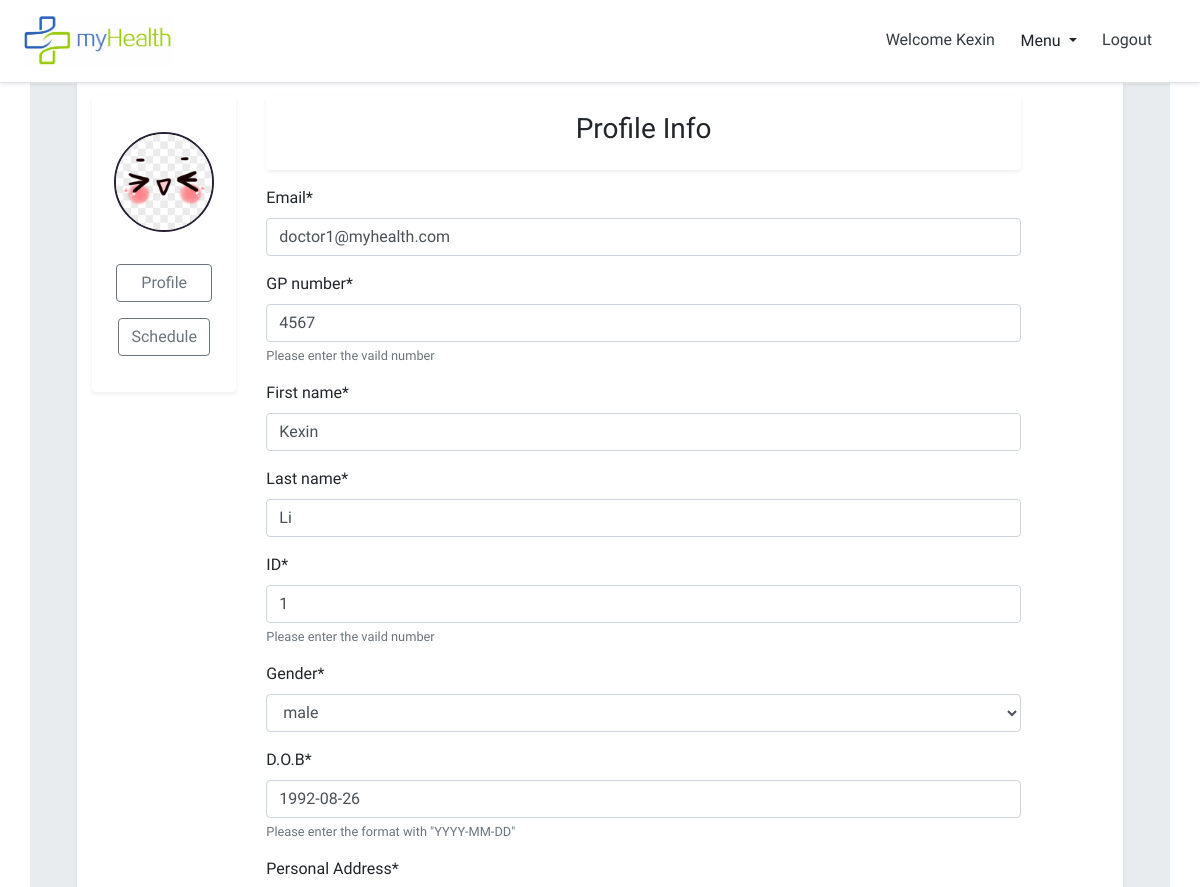
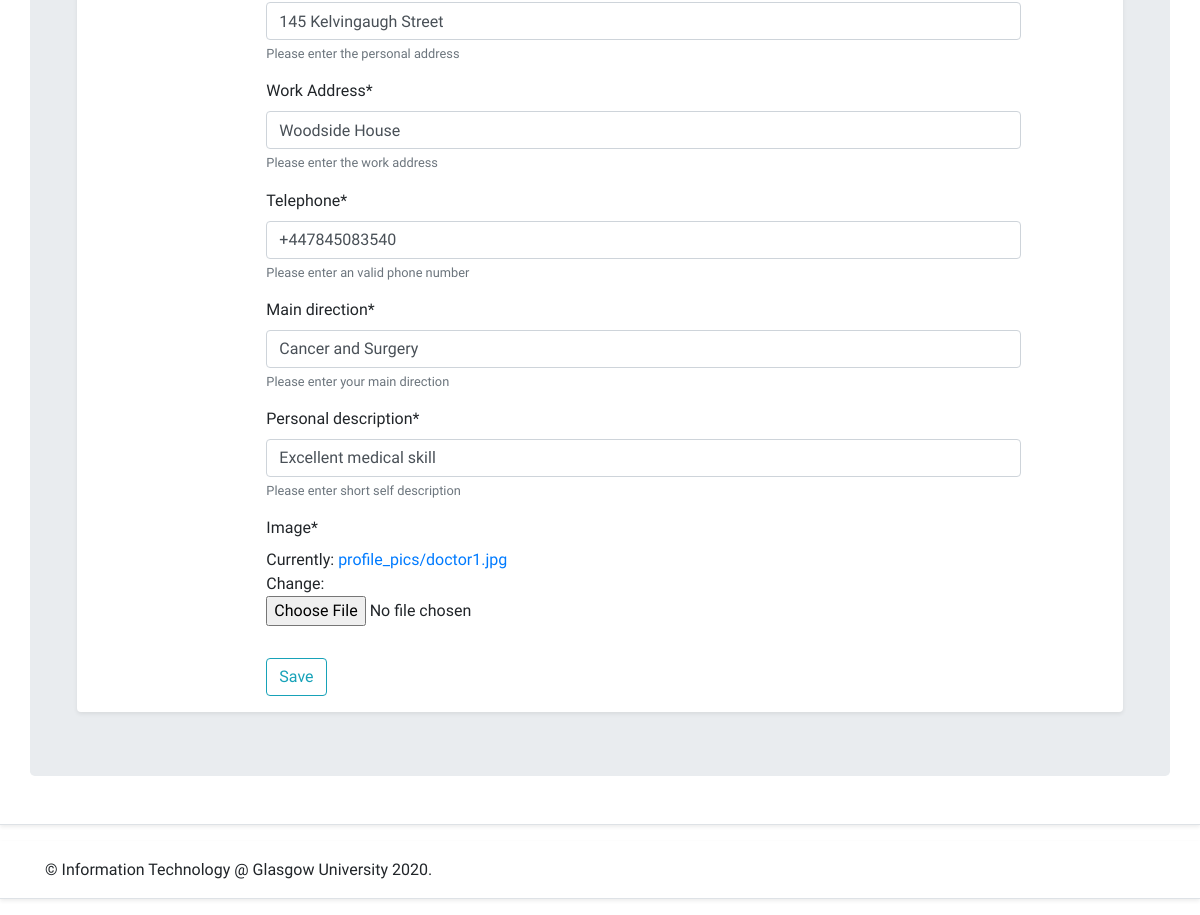
Page /myhealth/doctor_profile/ (signed in) on the committed database (2 pictures, top to bottom).
### myhealth/models.py (models this page shows, shortened)
class User(AbstractBaseUser, PermissionsMixin):
    email = models.EmailField(max_length=254, unique=True)
    GPNO = models.CharField(max_length=10, default='', unique=True)
    first_name = models.CharField(max_length=30, blank=True)
    last_name = models.CharField(max_length=30, blank=True)
    is_staff = models.BooleanField(default=False)
    is_superuser = models.BooleanField(default=False)
    is_patient = models.BooleanField(default=False)
    is_doctor = models.BooleanField(default=False)
    is_admin = models.BooleanField(default=False)
    is_active = models.BooleanField(default=True)
    last_login = models.DateTimeField(null=True, blank=True)
    date_joined = models.DateTimeField(auto_now_add=True)
    USERNAME_FIELD = 'email'
    EMAIL_FIELD = 'email'
    REQUIRED_FIELDS = ['GPNO','first_name','last_name']
    objects = UserManager()

class DoctorProfile(models.Model):
    user = models.OneToOneField(get_user_model(), related_name='doctorprofile', on_delete=models.CASCADE)
    staffID = models.CharField(max_length=10, default='', unique=True)
    GENDER_CHOICES = (
        (0, '------------'),
        (1, 'female'),
        (2, 'male'),
    )
    gender = models.IntegerField(choices=GENDER_CHOICES, default=0)
    birth = models.DateField(blank=True, null=True)
    address = models.CharField(max_length=255, blank=True, null=True)
    work_address = models.CharField(max_length=255, blank=True, null=True)
    tel = models.CharField(max_length=20, blank=True, null=True)
    direction = models.CharField(max_length=255, blank=True, null=True)
    description = models.CharField(max_length=255, blank=True, null=True)
    image = models.ImageField(default='default.jpg',upload_to='profile_pics')

### myhealth/views.py (the view)
# urls.py: path('doctor_profile/', views.doctor_profile, name='doctor_profile'),
@login_required
def doctor_profile(request):
    if request.method == 'POST':
        u_form = UserUpadteForm(request.POST, instance=request.user)
        p_form = DoctorProfileForm(request.POST, request.FILES, instance=request.user.doctorprofile)
        if u_form.is_valid() and p_form.is_valid():
            u_form.save()
            p_form.save()
            messages.success(request, f'The account has been updated.')
            return redirect('doctor_profile')
    else:
        u_form = UserUpadteForm(instance=request.user)
        p_form = DoctorProfileForm(instance=request.user.doctorprofile)
    context = {
        'u_form': u_form,
        'p_form': p_form
    }
    return render(request, 'myhealth/doctorProfile.html',context)

### myhealth/forms.py
class UserUpadteForm(forms.ModelForm):
    email = forms.EmailField()
    GPNO = forms.CharField(label='GP number',help_text='Please enter the vaild number', max_length=10,required=True)
    first_name = forms.CharField(max_length=30)
    last_name = forms.CharField(max_length=30)
    class Meta:
        model = get_user_model()
        fields = ('email','GPNO','first_name','last_name',)

class DoctorProfileForm(forms.ModelForm):
    staffID = forms.CharField(label='ID',help_text='Please enter the vaild number', max_length=10)
    GENDER_CHOICES = (
        (0, '------------'),
        (1, 'female'),
        (2, 'male'),
    )
    gender = forms.IntegerField(widget=forms.Select(choices=GENDER_CHOICES))
    birth = forms.DateField(label='D.O.B', input_formats=['%Y-%m-%d'], help_text='Please enter the format with "YYYY-MM-DD"')
    address = forms.CharField(label='Personal Address',max_length=255, help_text='Please enter the personal address')
    work_address = forms.CharField(label='Work Address', max_length=255, help_text='Please enter the work address')
    tel = forms.CharField(max_length=20, label='Telephone', help_text='Please enter an valid phone number')
    direction = forms.CharField(max_length=255, label='Main direction', help_text='Please enter your main direction')
    description = forms.CharField(max_length=255, label='Personal description', help_text='Please enter short self description')
    class Meta:
        model = DoctorProfile
        fields = ('staffID','gender','birth','address','work_address','tel','direction','description','image',)

### templates/myhealth/doctorProfile.html (shortened to what this page needs)
{% extends "myhealth/base.html" %}
{% load staticfiles %}
{% load crispy_forms_tags %}
{% block content %}
<div class="container marketing bg-white rounded shadow-sm">
    <div class="row">
        <div class="col-lg-2">
            <div class="media center-block my-3 p-3 bg-white rounded shadow-sm">
                <div class="card text-center">
                    <img src="{{user.doctorprofile.image.url}}" alt="{{user.first_name}} {{user.last_name}}"
                        class="card_image">
                    <div class="card-body">
                        <a href="{% url 'doctor_profile' %}"
                            class="btn btn-outline-secondary">&nbsp;&nbsp;&nbsp;Profile&nbsp;&nbsp;&nbsp;</a>
                        <a href="{% url 'doctor_appointment' %}" class="btn btn-outline-secondary">Schedule</a>
                    </div>
                </div>
            </div>
        </div>
        <div class="col-lg-9">
            <div class="media-body my-3 p-3 bg-white rounded shadow-sm">
                <section class="text-center">
                    <h3>Profile Info</h3>
                </section>
            </div>
            <form method="POST" action="{% url 'doctor_profile' %}" enctype="multipart/form-data">
                <fieldset class="form-group">
                    {{ u_form|crispy }}
                    {{ p_form|crispy }}
                </fieldset>
                <div class="form-group">
                    <button class="btn btn-outline-info" type="submit">Save</button>
                </div>
            </form>
        </div>
    </div>
</div>
{% endblock content %}

### templates/myhealth/base.html (shortened to what this page needs)
<!DOCTYPE html>
{% load staticfiles %}
<html>
    <head>
        <link rel="stylesheet" href="https://stackpath.bootstrapcdn.com/bootstrap/4.5.0/css/bootstrap.min.css">
        <link rel="stylesheet" href="{% static 'css/base.css' %}" />
        <link rel="stylesheet" href="{% static 'css/profile.css' %}">
        <link rel="stylesheet" type="text/css" href="{% static 'date/jquery.timepicker.css' %}" />
        <link rel="stylesheet" type="text/css" href="{% static 'date/bootstrap-datepicker.css' %}"/>
    </head>
    <body>
        <header class="site-header">
            <div
                class="fixed-top d-flex flex-column flex-md-row align-items-center p-3 px-md-4 mb-3 bg-white border-bottom shadow-sm">
                <h5 class="my-0 mr-md-auto font-weight-normal"><img src="{% static 'img/logo/01_logo.jpg' %}" alt="Logo"
                        width="150" height="50" /></h5>
                <nav class="my-2 my-md-0 mr-md-3">
                    {% if user.is_authenticated and user.is_patient %}
                    <div class="dropdown show">
                        <a class="p-2 text-dark" href="{% url 'home' %}">Welcome {{user.first_name}}</a>
                        <a class="btn btn-white dropdown-toggle" href="#" role="button" id="dropdownMenuLink"
                            data-toggle="dropdown" aria-haspopup="true" aria-expanded="false">
                            Menu
                        </a>
                        <div class="dropdown-menu" aria-labelledby="dropdownMenuLink">
                            <a class="dropdown-item" href="{% url 'patient_profile' %}">Edit Profile</a>
                            <a class="dropdown-item" href="{% url 'record_list' %}">Record History</a>
                            <a class="dropdown-item" href="{% url 'doctor_list' %}">Make an appointment</a>
                            <a class="dropdown-item" href="{% url 'patient_appointment' %}">My appointments</a>
                            <a class="dropdown-item" href="{% url 'forum' %}">Forum</a>
                        </div>
                        <a class="p-2 text-dark" href="{% url 'logout' %}">Logout</a>
                    </div>
                    {% elif user.is_authenticated and user.is_doctor %}
                    <div class="dropdown show">
                        <a class="p-2 text-dark" href="{% url 'home' %}">Welcome {{user.first_name}}</a>
                        <a class="btn btn-white dropdown-toggle" href="#" role="button" id="dropdownMenuLink"
                            data-toggle="dropdown" aria-haspopup="true" aria-expanded="false">
                            Menu
                        </a>
                        <a class="p-2 text-dark" href="{% url 'logout' %}">Logout</a>
                    </div>
                    {% endif %}
                </nav>
            </div>
        </header>
        <div class="d-flex flex-column flex-md-row align-items-center p-3 px-md-4 mb-3 bg-white border-bottom shadow-sm">
            <main role="main" class="container jumbotron">
                <div class="container">
                    {% block content %}{% endblock %}
                </div>
            </main>
        </div>
        <footer id="footer" class="d-flex flex-column flex-md-row align-items-center p-3 px-md-4 mb-3 bg-white border-bottom shadow-sm" >
            <div class="container">
                <span id="footer-main-text" class="align-middle">&copy; Information Technology @ Glasgow University 2020.</span>
            </div>
        </footer>
    </body>
</html>

### static/css/base.css (style rules this page uses)
a:link { text-decoration: none; font-family: 'Baloo Paaji 2', cursive; }
form, input, input[type="hidden" i] { font-family: 'Baloo Paaji 2', cursive !important; }
label { font-family: 'Baloo Paaji 2', cursive !important; }
#footer { font-family: 'Baloo Paaji 2', cursive; }
.h1, .h2, .h3, .h4, .h5, .h6, h1, h2, h3, h4, h5, h6, p, .p { font-family: 'Baloo Paaji 2', cursive; }

### static/css/profile.css (style rules this page uses)
.card { align-items: center; border: none; }
.card_image { height: 100px; width: 100px; border-radius: 50%; border: 2px solid #272133; margin-top: 20px; text-align: center; }

### rows in the picture
User: first_name "Kexin", doctorprofile.image (picture), email "doctor1@myhealth.com", GPNO "4567", last_name "Li"
DoctorProfile: staffID "1", gender "male", birth "1992-08-26", address "145 Kelvingaugh Street", work_address "Woodside House", tel "+447845083540", direction "Cancer and Surgery", description "Excellent medical skill"
